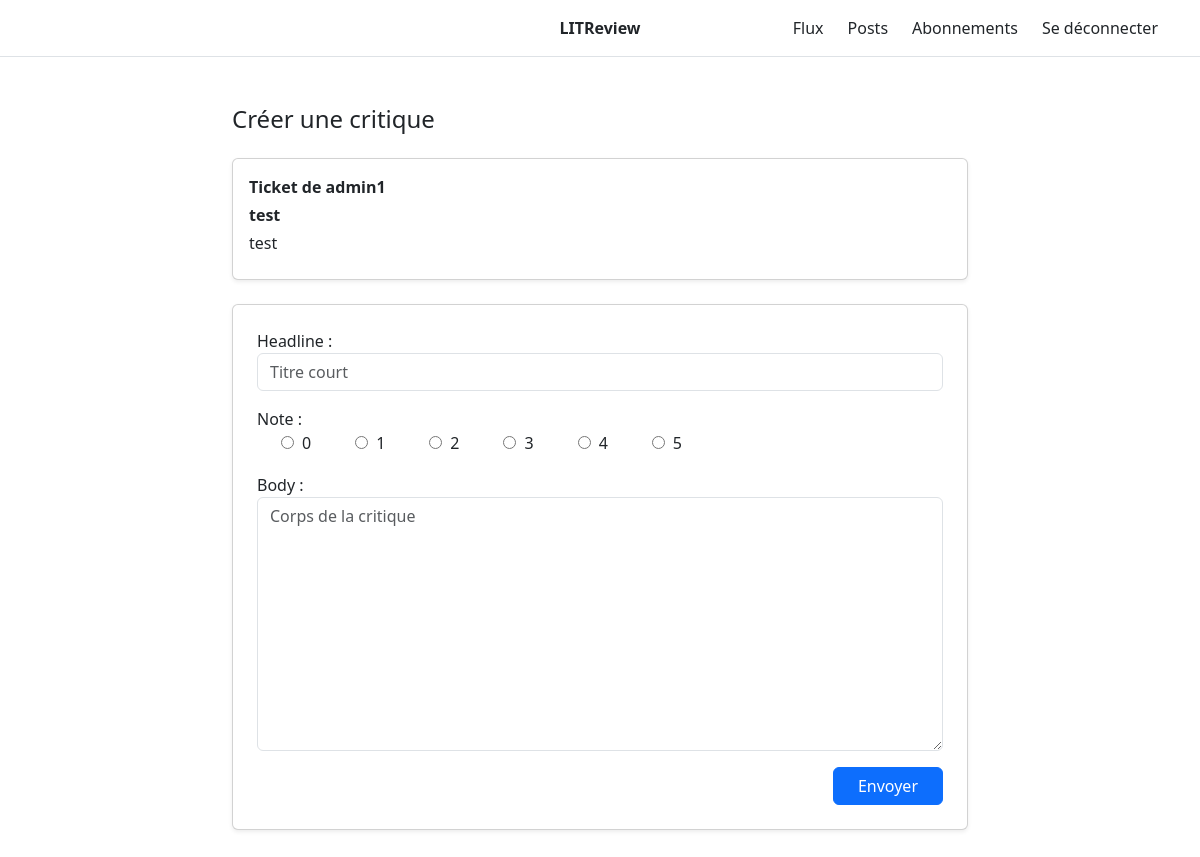
/ticket/2/review/ (signed in), run on the app's committed database.
### reviews/models.py (models this page shows)
class Ticket(models.Model):
    title = models.CharField(max_length=128)
    description = models.TextField(max_length=2048, blank=True)
    user = models.ForeignKey(
        settings.AUTH_USER_MODEL,
        on_delete=models.CASCADE
    )
    image = models.ImageField(null=True, blank=True)
    time_created = models.DateTimeField(auto_now_add=True)

### users/models.py (models this page shows)
class User(AbstractUser):
    pass

### reviews/views.py (the view)
# urls.py: path("ticket/<int:ticket_id>/review/", views.create_review_response_view, name="review_response"),
@login_required
def create_review_response_view(request, ticket_id):
    ticket = get_object_or_404(Ticket, id=ticket_id)
    already_reviewed = Review.objects.filter(user=request.user, ticket=ticket).exists()
    if already_reviewed:
        return redirect("feed")
    if request.method == "POST":
        form = ReviewForm(request.POST)
        if form.is_valid():
            review = form.save(commit=False)
            review.user = request.user
            review.ticket = ticket
            review.save()
            return redirect("feed")
    else:
        form = ReviewForm()
    context = {
        "form": form,
        "ticket": ticket,
    }
    return render(request, "reviews/review_response.html", context)

### reviews/forms.py
class ReviewForm(forms.ModelForm):
    RATING_CHOICES = [(i, str(i)) for i in range(6)]
    rating = forms.TypedChoiceField(
        label="Note",
        choices=RATING_CHOICES,
        coerce=int,  # très important : convertit "3" (str) en 3 (int)
        widget=forms.RadioSelect,
    )
    class Meta:
        model = Review
        fields = ("headline", "body", "rating")
    def __init__(self, *args, **kwargs):
        super().__init__(*args, **kwargs)
        self.fields["headline"].widget.attrs.update({
            "class": "form-control",
            "placeholder": "Titre court",
        })
        self.fields["body"].widget.attrs.update({
            "class": "form-control",
            "placeholder": "Corps de la critique",
        })

### reviews/templates/reviews/review_response.html (shortened to what this page needs)
{% extends "base.html" %}
{% block content %}
<div class="container py-5">
  <div class="row justify-content-center">
    <div class="col-12 col-md-10 col-lg-8">
      <h1 class="h4 mb-4">Créer une critique</h1>
      <div class="card p-3 shadow-sm mb-4">
        <p class="mb-1">
          <strong>Ticket de {{ ticket.user.username }}</strong>
        </p>
        <p class="mb-1">
          <strong>{{ ticket.title }}</strong>
        </p>
        <p class="mb-2">{{ ticket.description }}</p>
      </div>
      <form method="post" class="card p-4 shadow-sm">
        <div class="mb-3">
          {{ form.headline.label_tag }}
          {{ form.headline }}
        </div>
        <div class="mb-3">
          {{ form.rating.label_tag }}
          <div class="d-flex flex-row flex-wrap align-items-center gap-1">
            {% for radio in form.rating %}
              <div class="form-check form-check-inline d-flex align-items-center gap-2">
                {{ radio.tag }}
                <label class="form-check-label" for="{{ radio.id_for_label }}">
                  {{ radio.choice_label }}
                </label>
              </div>
            {% endfor %}
          </div>
        </div>
        <div class="mb-3">
          {{ form.body.label_tag }}
          {{ form.body }}
        </div>
        <div class="d-flex justify-content-end">
          <button type="submit" class="btn btn-primary px-4">
            Envoyer
          </button>
        </div>
      </form>
    </div>
  </div>
</div>
{% endblock %}

### data on the page
Ticket: user.username "admin1", title "test", description "test"

### other printed values
{{ radio.choice_label }} "0" "1" "2" "3" "4" "5"
